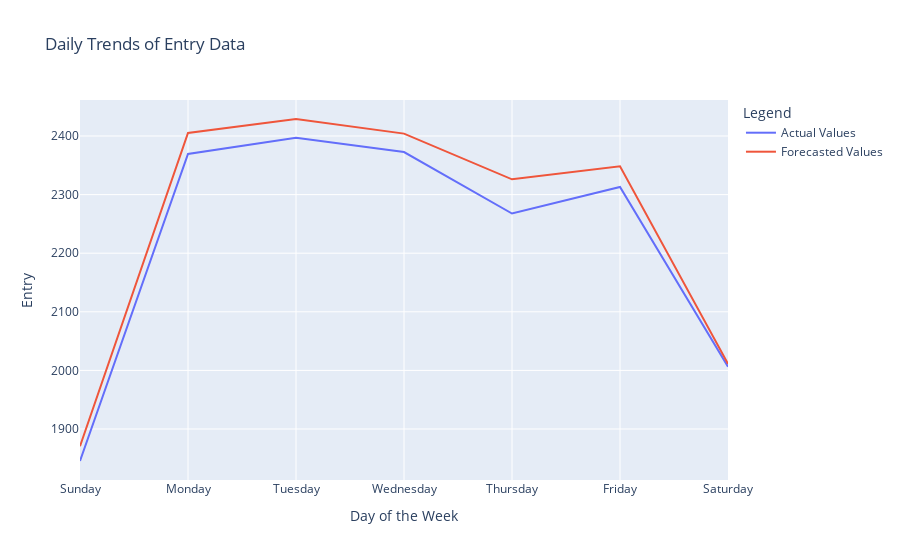

The cell this chart's notebook holds for it:
### Code cell
# Group the data by day of the week and calculate the mean for Actual Values and Forecasted Values
daily_trends = df_features_with_predictions.groupby('day_of_week')[['Actual Values', 'Forecasted Values']].mean().reset_index()

# Sort the daily trends DataFrame to start with Sunday
daily_trends['day_of_week'] = daily_trends['day_of_week'].map({6: 'Sunday', 0: 'Monday', 1: 'Tuesday', 2: 'Wednesday', 3: 'Thursday', 4: 'Friday', 5: 'Saturday'})
daily_trends = daily_trends.set_index('day_of_week').reindex(['Sunday', 'Monday', 'Tuesday', 'Wednesday', 'Thursday', 'Friday', 'Saturday']).reset_index()

# Plot the daily trends using Plotly
fig = px.line(daily_trends, x='day_of_week', y=['Actual Values', 'Forecasted Values'], title='Daily Trends of Entry Data')

# Update layout for better visualization
fig.update_layout(
    xaxis_title='Day of the Week',
    yaxis_title='Entry',
    legend_title='Legend',
    xaxis=dict(
        tickmode='array',
        tickvals=['Sunday', 'Monday', 'Tuesday', 'Wednesday', 'Thursday', 'Friday', 'Saturday'],
        ticktext=['Sunday', 'Monday', 'Tuesday', 'Wednesday', 'Thursday', 'Friday', 'Saturday']
    )
)

# Show the plot
fig.show()

### Figure 1 — Plotly figure (JSON) as saved in the notebook; plotly's stock layout.template omitted (floating-point values rounded to 4 significant figures)
{"data": [{"hovertemplate": "variable=Actual Values<br>day_of_week=%{x}<br>value=%{y}<extra></extra>", "legendgroup": "Actual Values", "line": {"color": "#636efa", "dash": "solid"}, "marker": {"symbol": "circle"}, "mode": "lines", "name": "Actual Values", "orientation": "v", "showlegend": true, "type": "scatter", "x": ["Sunday", "Monday", "Tuesday", "Wednesday", "Thursday", "Friday", "Saturday"], "xaxis": "x", "y": [1845.0, 2369.0, 2397.0, 2373.0, 2268.0, 2313.0, 2006.0], "yaxis": "y"}, {"hovertemplate": "variable=Forecasted Values<br>day_of_week=%{x}<br>value=%{y}<extra></extra>", "legendgroup": "Forecasted Values", "line": {"color": "#EF553B", "dash": "solid"}, "marker": {"symbol": "circle"}, "mode": "lines", "name": "Forecasted Values", "orientation": "v", "showlegend": true, "type": "scatter", "x": ["Sunday", "Monday", "Tuesday", "Wednesday", "Thursday", "Friday", "Saturday"], "xaxis": "x", "y": [1871.0, 2405.0, 2429.0, 2404.0, 2326.0, 2348.0, 2011.0], "yaxis": "y"}], "layout": {"legend": {"title": {"text": "Legend"}, "tracegroupgap": 0}, "title": {"text": "Daily Trends of Entry Data"}, "xaxis": {"anchor": "y", "domain": [0, 1], "tickmode": "array", "ticktext": ["Sunday", "Monday", "Tuesday", "Wednesday", "Thursday", "Friday", "Saturday"], "tickvals": ["Sunday", "Monday", "Tuesday", "Wednesday", "Thursday", "Friday", "Saturday"], "title": {"text": "Day of the Week"}}, "yaxis": {"anchor": "x", "domain": [0, 1], "title": {"text": "Entry"}}}}
